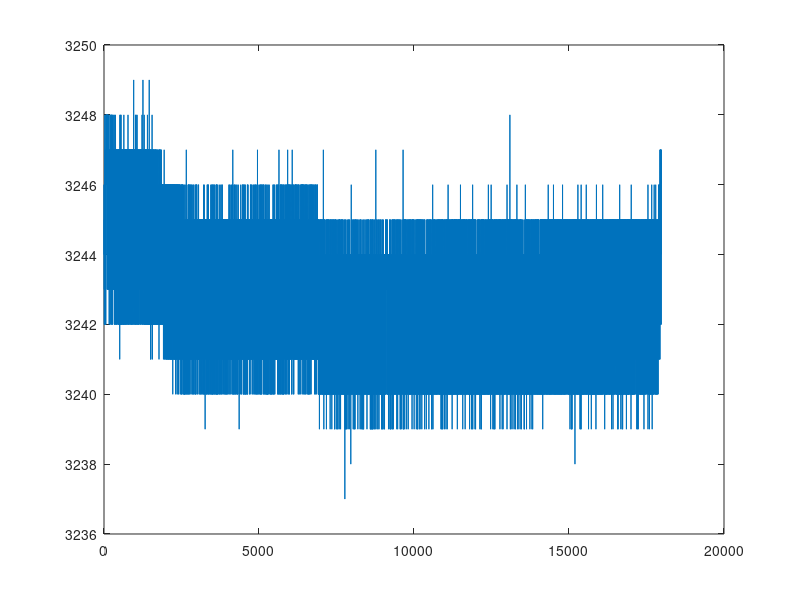

MATLAB code to generate this figure:
clear
load data_sweep_temp_v.mat

temperatura = ((temp *3.24 / (2^12-1))-0.5)*100;
plot(temperatura),shg

n = (temperatura > 24.8) & (temperatura < 25.2);
baro25 = baro(n);
temp25 = temp(n);
batt25 = batt(n);
clear n
temperatura25 = ((temp25 *3.24 / (2^12-1))-0.5)*100;
batt25_voltios = batt25  * 3.3 / 4095 *(13.0/3);
plot(baro25),shg

